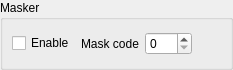
<?xml version="1.0" encoding="UTF-8"?>
<ui version="4.0">
 <class>SAKMaskerToolUi</class>
 <widget class="QWidget" name="SAKMaskerToolUi">
  <property name="geometry">
   <rect>
    <x>0</x>
    <y>0</y>
    <width>233</width>
    <height>70</height>
   </rect>
  </property>
  <property name="windowTitle">
   <string notr="true">Form</string>
  </property>
  <layout class="QHBoxLayout" name="horizontalLayout">
   <property name="leftMargin">
    <number>0</number>
   </property>
   <property name="topMargin">
    <number>0</number>
   </property>
   <property name="rightMargin">
    <number>0</number>
   </property>
   <property name="bottomMargin">
    <number>0</number>
   </property>
   <item>
    <widget class="QGroupBox" name="groupBox">
     <property name="title">
      <string>Masker</string>
     </property>
     <layout class="QGridLayout" name="gridLayout">
      <item row="0" column="1">
       <widget class="QLabel" name="label">
        <property name="text">
         <string>Mask code</string>
        </property>
       </widget>
      </item>
      <item row="0" column="2">
       <widget class="SAKSpinBox" name="spinBoxMaskCode">
        <property name="maximum">
         <number>155</number>
        </property>
       </widget>
      </item>
      <item row="0" column="0">
       <widget class="SAKCheckBox" name="checkBoxEnable">
        <property name="text">
         <string>Enable</string>
        </property>
       </widget>
      </item>
      <item row="0" column="3">
       <spacer name="horizontalSpacer">
        <property name="orientation">
         <enum>Qt::Horizontal</enum>
        </property>
        <property name="sizeHint" stdset="0">
         <size>
          <width>40</width>
          <height>20</height>
         </size>
        </property>
       </spacer>
      </item>
     </layout>
    </widget>
   </item>
  </layout>
 </widget>
 <customwidgets>
  <customwidget>
   <class>SAKCheckBox</class>
   <extends>QCheckBox</extends>
   <header location="global">SAKCheckBox.hh</header>
  </customwidget>
  <customwidget>
   <class>SAKSpinBox</class>
   <extends>QSpinBox</extends>
   <header location="global">SAKSpinBox.hh</header>
  </customwidget>
 </customwidgets>
 <resources/>
 <connections/>
</ui>
